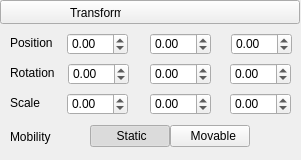
<?xml version="1.0" encoding="UTF-8"?>
<ui version="4.0">
 <class>PropertiesTransform</class>
 <widget class="QWidget" name="PropertiesTransform">
  <property name="geometry">
   <rect>
    <x>0</x>
    <y>0</y>
    <width>301</width>
    <height>160</height>
   </rect>
  </property>
  <property name="sizePolicy">
   <sizepolicy hsizetype="Preferred" vsizetype="MinimumExpanding">
    <horstretch>0</horstretch>
    <verstretch>0</verstretch>
   </sizepolicy>
  </property>
  <property name="windowTitle">
   <string>Form</string>
  </property>
  <widget class="QDoubleSpinBox" name="doubleSpinBoxRotationZ">
   <property name="geometry">
    <rect>
     <x>230</x>
     <y>63</y>
     <width>61</width>
     <height>22</height>
    </rect>
   </property>
   <property name="minimum">
    <double>-360.000000000000000</double>
   </property>
   <property name="maximum">
    <double>360.000000000000000</double>
   </property>
  </widget>
  <widget class="QLabel" name="labelSx">
   <property name="geometry">
    <rect>
     <x>56</x>
     <y>96</y>
     <width>16</width>
     <height>16</height>
    </rect>
   </property>
   <property name="text">
    <string/>
   </property>
   <property name="textFormat">
    <enum>Qt::AutoText</enum>
   </property>
   <property name="pixmap">
    <pixmap resource="../rainbow-editor.qrc">:/res/images/axis-x.png</pixmap>
   </property>
  </widget>
  <widget class="QLabel" name="labelPosition">
   <property name="geometry">
    <rect>
     <x>10</x>
     <y>36</y>
     <width>47</width>
     <height>14</height>
    </rect>
   </property>
   <property name="text">
    <string>Position</string>
   </property>
  </widget>
  <widget class="QLabel" name="labelPz">
   <property name="geometry">
    <rect>
     <x>221</x>
     <y>36</y>
     <width>16</width>
     <height>16</height>
    </rect>
   </property>
   <property name="text">
    <string/>
   </property>
   <property name="textFormat">
    <enum>Qt::AutoText</enum>
   </property>
   <property name="pixmap">
    <pixmap resource="../rainbow-editor.qrc">:/res/images/axis-z.png</pixmap>
   </property>
  </widget>
  <widget class="QLabel" name="labelRotation">
   <property name="geometry">
    <rect>
     <x>10</x>
     <y>66</y>
     <width>47</width>
     <height>14</height>
    </rect>
   </property>
   <property name="text">
    <string>Rotation</string>
   </property>
  </widget>
  <widget class="QDoubleSpinBox" name="doubleSpinBoxRotationY">
   <property name="geometry">
    <rect>
     <x>150</x>
     <y>63</y>
     <width>61</width>
     <height>22</height>
    </rect>
   </property>
   <property name="minimum">
    <double>-360.000000000000000</double>
   </property>
   <property name="maximum">
    <double>360.000000000000000</double>
   </property>
  </widget>
  <widget class="QLabel" name="labelScale">
   <property name="geometry">
    <rect>
     <x>10</x>
     <y>96</y>
     <width>47</width>
     <height>14</height>
    </rect>
   </property>
   <property name="text">
    <string>Scale</string>
   </property>
  </widget>
  <widget class="QLabel" name="labelRx">
   <property name="geometry">
    <rect>
     <x>57</x>
     <y>66</y>
     <width>16</width>
     <height>16</height>
    </rect>
   </property>
   <property name="text">
    <string/>
   </property>
   <property name="textFormat">
    <enum>Qt::AutoText</enum>
   </property>
   <property name="pixmap">
    <pixmap resource="../rainbow-editor.qrc">:/res/images/axis-x.png</pixmap>
   </property>
  </widget>
  <widget class="QLabel" name="labelPx">
   <property name="geometry">
    <rect>
     <x>57</x>
     <y>36</y>
     <width>16</width>
     <height>16</height>
    </rect>
   </property>
   <property name="text">
    <string/>
   </property>
   <property name="textFormat">
    <enum>Qt::AutoText</enum>
   </property>
   <property name="pixmap">
    <pixmap resource="../rainbow-editor.qrc">:/res/images/axis-x.png</pixmap>
   </property>
  </widget>
  <widget class="QDoubleSpinBox" name="doubleSpinBoxPositionX">
   <property name="geometry">
    <rect>
     <x>67</x>
     <y>33</y>
     <width>61</width>
     <height>22</height>
    </rect>
   </property>
   <property name="minimum">
    <double>-1000000.000000000000000</double>
   </property>
   <property name="maximum">
    <double>1000000.000000000000000</double>
   </property>
  </widget>
  <widget class="QDoubleSpinBox" name="doubleSpinBoxPositionZ">
   <property name="geometry">
    <rect>
     <x>231</x>
     <y>33</y>
     <width>61</width>
     <height>22</height>
    </rect>
   </property>
   <property name="minimum">
    <double>-1000000.000000000000000</double>
   </property>
   <property name="maximum">
    <double>1000000.000000000000000</double>
   </property>
  </widget>
  <widget class="QDoubleSpinBox" name="doubleSpinBoxRotationX">
   <property name="geometry">
    <rect>
     <x>68</x>
     <y>63</y>
     <width>61</width>
     <height>22</height>
    </rect>
   </property>
   <property name="minimum">
    <double>-360.000000000000000</double>
   </property>
   <property name="maximum">
    <double>360.000000000000000</double>
   </property>
  </widget>
  <widget class="QDoubleSpinBox" name="doubleSpinBoxScaleZ">
   <property name="geometry">
    <rect>
     <x>230</x>
     <y>93</y>
     <width>61</width>
     <height>22</height>
    </rect>
   </property>
   <property name="minimum">
    <double>-1000000.000000000000000</double>
   </property>
   <property name="maximum">
    <double>1000000.000000000000000</double>
   </property>
  </widget>
  <widget class="QDoubleSpinBox" name="doubleSpinBoxScaleX">
   <property name="geometry">
    <rect>
     <x>67</x>
     <y>93</y>
     <width>61</width>
     <height>22</height>
    </rect>
   </property>
   <property name="minimum">
    <double>-1000000.000000000000000</double>
   </property>
   <property name="maximum">
    <double>1000000.000000000000000</double>
   </property>
  </widget>
  <widget class="QDoubleSpinBox" name="doubleSpinBoxScaleY">
   <property name="geometry">
    <rect>
     <x>150</x>
     <y>93</y>
     <width>61</width>
     <height>22</height>
    </rect>
   </property>
   <property name="minimum">
    <double>-1000000.000000000000000</double>
   </property>
   <property name="maximum">
    <double>1000000.000000000000000</double>
   </property>
  </widget>
  <widget class="QLabel" name="labelPy">
   <property name="geometry">
    <rect>
     <x>139</x>
     <y>36</y>
     <width>16</width>
     <height>16</height>
    </rect>
   </property>
   <property name="text">
    <string/>
   </property>
   <property name="textFormat">
    <enum>Qt::AutoText</enum>
   </property>
   <property name="pixmap">
    <pixmap resource="../rainbow-editor.qrc">:/res/images/axis-y.png</pixmap>
   </property>
  </widget>
  <widget class="QDoubleSpinBox" name="doubleSpinBoxPositionY">
   <property name="geometry">
    <rect>
     <x>150</x>
     <y>33</y>
     <width>61</width>
     <height>22</height>
    </rect>
   </property>
   <property name="minimum">
    <double>-1000000.000000000000000</double>
   </property>
   <property name="maximum">
    <double>1000000.000000000000000</double>
   </property>
  </widget>
  <widget class="QLabel" name="labelRy">
   <property name="geometry">
    <rect>
     <x>139</x>
     <y>66</y>
     <width>16</width>
     <height>16</height>
    </rect>
   </property>
   <property name="text">
    <string/>
   </property>
   <property name="textFormat">
    <enum>Qt::AutoText</enum>
   </property>
   <property name="pixmap">
    <pixmap resource="../rainbow-editor.qrc">:/res/images/axis-y.png</pixmap>
   </property>
  </widget>
  <widget class="QLabel" name="labelSy">
   <property name="geometry">
    <rect>
     <x>139</x>
     <y>96</y>
     <width>16</width>
     <height>16</height>
    </rect>
   </property>
   <property name="text">
    <string/>
   </property>
   <property name="textFormat">
    <enum>Qt::AutoText</enum>
   </property>
   <property name="pixmap">
    <pixmap resource="../rainbow-editor.qrc">:/res/images/axis-y.png</pixmap>
   </property>
  </widget>
  <widget class="QLabel" name="labelRz">
   <property name="geometry">
    <rect>
     <x>220</x>
     <y>66</y>
     <width>16</width>
     <height>16</height>
    </rect>
   </property>
   <property name="text">
    <string/>
   </property>
   <property name="textFormat">
    <enum>Qt::AutoText</enum>
   </property>
   <property name="pixmap">
    <pixmap resource="../rainbow-editor.qrc">:/res/images/axis-z.png</pixmap>
   </property>
  </widget>
  <widget class="QLabel" name="labelSz">
   <property name="geometry">
    <rect>
     <x>220</x>
     <y>96</y>
     <width>16</width>
     <height>16</height>
    </rect>
   </property>
   <property name="text">
    <string/>
   </property>
   <property name="textFormat">
    <enum>Qt::AutoText</enum>
   </property>
   <property name="pixmap">
    <pixmap resource="../rainbow-editor.qrc">:/res/images/axis-z.png</pixmap>
   </property>
  </widget>
  <widget class="QPushButton" name="pushButtonStatic">
   <property name="geometry">
    <rect>
     <x>90</x>
     <y>125</y>
     <width>80</width>
     <height>22</height>
    </rect>
   </property>
   <property name="text">
    <string> Static</string>
   </property>
   <property name="icon">
    <iconset resource="../rainbow-editor.qrc">
     <normaloff>:/res/images/static.png</normaloff>:/res/images/static.png</iconset>
   </property>
   <property name="checkable">
    <bool>true</bool>
   </property>
   <property name="checked">
    <bool>true</bool>
   </property>
  </widget>
  <widget class="QPushButton" name="pushButtonMovable">
   <property name="geometry">
    <rect>
     <x>170</x>
     <y>125</y>
     <width>80</width>
     <height>22</height>
    </rect>
   </property>
   <property name="text">
    <string>  Movable</string>
   </property>
   <property name="icon">
    <iconset resource="../rainbow-editor.qrc">
     <normaloff>:/res/images/movable.png</normaloff>:/res/images/movable.png</iconset>
   </property>
   <property name="checkable">
    <bool>true</bool>
   </property>
  </widget>
  <widget class="QLabel" name="labelMobility">
   <property name="geometry">
    <rect>
     <x>10</x>
     <y>130</y>
     <width>47</width>
     <height>14</height>
    </rect>
   </property>
   <property name="text">
    <string>Mobility</string>
   </property>
  </widget>
  <widget class="QLabel" name="labelHeaderIcon">
   <property name="geometry">
    <rect>
     <x>28</x>
     <y>5</y>
     <width>16</width>
     <height>16</height>
    </rect>
   </property>
   <property name="text">
    <string/>
   </property>
   <property name="pixmap">
    <pixmap resource="../rainbow-editor.qrc">:/res/images/scene-object.png</pixmap>
   </property>
   <property name="scaledContents">
    <bool>true</bool>
   </property>
  </widget>
  <widget class="QPushButton" name="pushButtonHeader">
   <property name="geometry">
    <rect>
     <x>0</x>
     <y>0</y>
     <width>300</width>
     <height>24</height>
    </rect>
   </property>
   <property name="sizePolicy">
    <sizepolicy hsizetype="Preferred" vsizetype="Fixed">
     <horstretch>0</horstretch>
     <verstretch>0</verstretch>
    </sizepolicy>
   </property>
   <property name="text">
    <string/>
   </property>
   <property name="flat">
    <bool>false</bool>
   </property>
  </widget>
  <widget class="QLabel" name="labelHeaderName">
   <property name="geometry">
    <rect>
     <x>70</x>
     <y>5</y>
     <width>51</width>
     <height>16</height>
    </rect>
   </property>
   <property name="text">
    <string>Transform</string>
   </property>
  </widget>
  <widget class="QToolButton" name="toolButtonHeaderOptions">
   <property name="geometry">
    <rect>
     <x>275</x>
     <y>4</y>
     <width>21</width>
     <height>21</height>
    </rect>
   </property>
   <property name="styleSheet">
    <string notr="true">border: 0</string>
   </property>
   <property name="text">
    <string/>
   </property>
   <property name="icon">
    <iconset resource="../rainbow-editor.qrc">
     <normaloff>:/res/images/menu.png</normaloff>:/res/images/menu.png</iconset>
   </property>
   <property name="iconSize">
    <size>
     <width>18</width>
     <height>18</height>
    </size>
   </property>
   <property name="popupMode">
    <enum>QToolButton::InstantPopup</enum>
   </property>
  </widget>
  <widget class="QToolButton" name="toolButtonHeaderExpander">
   <property name="geometry">
    <rect>
     <x>4</x>
     <y>2</y>
     <width>21</width>
     <height>21</height>
    </rect>
   </property>
   <property name="styleSheet">
    <string notr="true">border: 0</string>
   </property>
   <property name="text">
    <string/>
   </property>
   <property name="icon">
    <iconset resource="../rainbow-editor.qrc">
     <normaloff>:/res/images/arrow-down.png</normaloff>:/res/images/arrow-down.png</iconset>
   </property>
   <property name="iconSize">
    <size>
     <width>18</width>
     <height>18</height>
    </size>
   </property>
   <property name="popupMode">
    <enum>QToolButton::InstantPopup</enum>
   </property>
  </widget>
  <action name="actionReset">
   <property name="icon">
    <iconset resource="../rainbow-editor.qrc">
     <normaloff>:/res/images/reset.png</normaloff>:/res/images/reset.png</iconset>
   </property>
   <property name="text">
    <string>Reset</string>
   </property>
  </action>
  <action name="actionInfo">
   <property name="icon">
    <iconset resource="../rainbow-editor.qrc">
     <normaloff>:/res/images/help.png</normaloff>:/res/images/help.png</iconset>
   </property>
   <property name="text">
    <string>Info</string>
   </property>
  </action>
  <zorder>pushButtonHeader</zorder>
  <zorder>doubleSpinBoxRotationZ</zorder>
  <zorder>labelSx</zorder>
  <zorder>labelPosition</zorder>
  <zorder>labelPz</zorder>
  <zorder>labelRotation</zorder>
  <zorder>doubleSpinBoxRotationY</zorder>
  <zorder>labelScale</zorder>
  <zorder>labelRx</zorder>
  <zorder>labelPx</zorder>
  <zorder>doubleSpinBoxPositionX</zorder>
  <zorder>doubleSpinBoxPositionZ</zorder>
  <zorder>doubleSpinBoxRotationX</zorder>
  <zorder>doubleSpinBoxScaleZ</zorder>
  <zorder>doubleSpinBoxScaleX</zorder>
  <zorder>doubleSpinBoxScaleY</zorder>
  <zorder>labelPy</zorder>
  <zorder>doubleSpinBoxPositionY</zorder>
  <zorder>labelRy</zorder>
  <zorder>labelSy</zorder>
  <zorder>labelRz</zorder>
  <zorder>labelSz</zorder>
  <zorder>pushButtonStatic</zorder>
  <zorder>pushButtonMovable</zorder>
  <zorder>labelMobility</zorder>
  <zorder>labelHeaderIcon</zorder>
  <zorder>labelHeaderName</zorder>
  <zorder>toolButtonHeaderOptions</zorder>
  <zorder>toolButtonHeaderExpander</zorder>
 </widget>
 <resources>
  <include location="../rainbow-editor.qrc"/>
 </resources>
 <connections/>
</ui>
